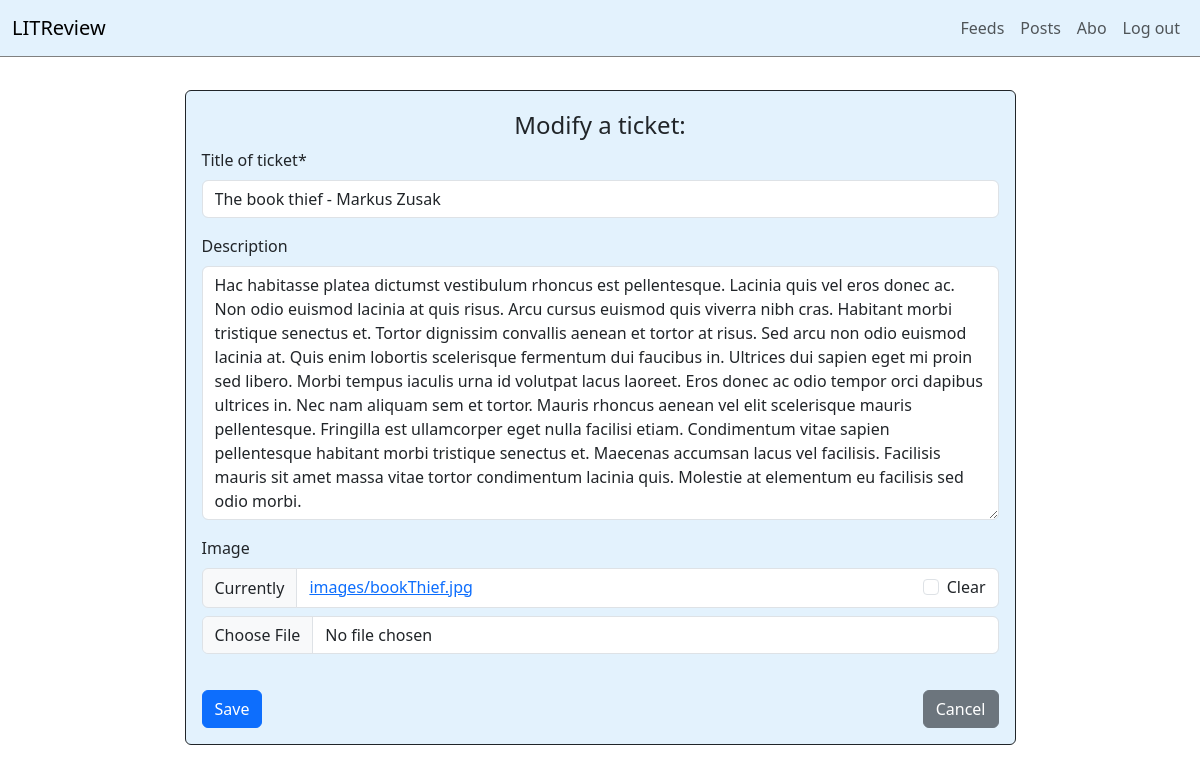
Page /posts/modify-ticket/15 (signed in) on the committed database.
### review/models.py (models this page shows, shortened)
class Ticket(models.Model):
    class Meta:
        verbose_name = _("ticket")
        verbose_name_plural = _("tickets")
        ordering = ["-ticket_created"]
    title = models.CharField(max_length=128, verbose_name=_("title of ticket"))
    description = models.TextField(
        max_length=2048, verbose_name=_("description"), blank=True
    )
    creator = models.ForeignKey(
        settings.AUTH_USER_MODEL,
        on_delete=models.CASCADE,
        verbose_name=_("creator of ticket"),
    )
    image = models.ImageField(
        upload_to="images/", verbose_name=_("image"), blank=True, null=True
    )
    ticket_created = models.DateTimeField(
        auto_now_add=True, verbose_name=_("ticket created at")
    )

### review/views.py (the view)
class PostsModifyTicketView(LoginRequiredMixin, UpdateView):
    model = Ticket
    fields = ["title", "description", "image"]
    template_name = "posts/posts_modify_ticket_page.html"
    success_url = reverse_lazy("review:posts_page")

### review/templates/posts/posts_modify_ticket_page.html (shortened to what this page needs)
{% extends 'base_layout.html' %}
{% load crispy_forms_tags %}
{% block content %}
<div class="container main">
  <div class="row justify-content-center">
    <div class="col-md-9">
      <div class="card border-dark my-3" style="background-color: #e3f2fd;">
        <div class="card-body bg-transparent ">
          <h4 class="card-subtitle text-center py-2"> Modify a ticket: </h4>
          <form method="post" enctype="multipart/form-data">
            {{ form|crispy }}
            <div style="display: flex; justify-content: space-between;">
              <button type="submit" class="btn btn-primary margin-btn"> Save </button>
              <a href="{% url 'review:posts_page' %}" role="button" class="btn btn-secondary margin-btn"> Cancel </a>
            </div>
          </form>
        </div>
      </div>
    </div>
  </div>
</div>
{% endblock %}

### ui/static/css/styles.css (style rules this page uses)
.main { padding-top: 10px; }
.margin-btn { margin-top: 20px; }

### rows in the picture
Ticket: title "The book thief - Markus Zusak", description "Hac habitasse platea dictumst vestibulum rhoncus est pellentesque. Lacinia quis vel eros donec ac. Non odio euismod lacinia at quis risus. Arcu cursus euismod quis viverra nibh cras. Habitant morbi tristique senectus et. Tortor dignissim convallis aenean et tortor at risus. Sed arcu non odio euismod lacinia at. Quis enim lobortis scelerisque fermentum dui faucibus in. Ultrices dui sapien eget mi proin sed libero. Morbi tempus iaculis urna id volutpat lacus laoreet. Eros donec ac odio tempor orci dapibus ultrices in. Nec nam aliquam sem et tortor. Mauris rhoncus aenean vel elit scelerisque mauris pellentesque. Fringilla est ullamcorper eget nulla facilisi etiam. Condimentum vitae sapien…"
